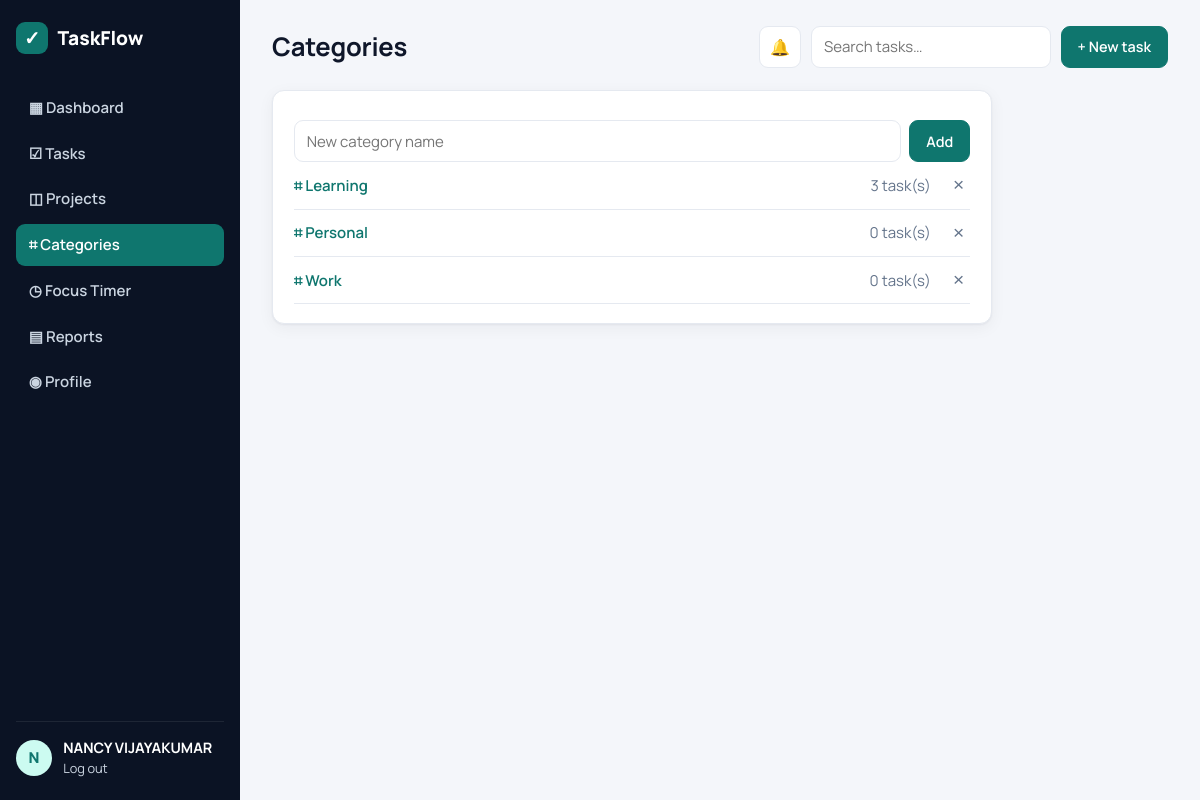
Screenshot of /categories/ (signed in) with the database file from the repository.
### tables this page shows
CREATE TABLE users (
  id INTEGER PRIMARY KEY AUTOINCREMENT,
  username TEXT UNIQUE NOT NULL,
  email TEXT UNIQUE NOT NULL,
  full_name TEXT DEFAULT '',
  password_hash TEXT NOT NULL,
  created_at TIMESTAMP DEFAULT CURRENT_TIMESTAMP
);

CREATE TABLE categories (
  id INTEGER PRIMARY KEY AUTOINCREMENT,
  user_id INTEGER NOT NULL REFERENCES users(id) ON DELETE CASCADE,
  name TEXT NOT NULL
);

### categories.py (the view, shortened to what this page needs)
@bp.route("/", methods=("GET", "POST"))
@login_required
def index():
    db = get_db()
    rows = db.execute("""SELECT c.*, COUNT(t.id) task_count FROM categories c LEFT JOIN tasks t ON t.category_id = c.id
                         WHERE c.user_id = ? GROUP BY c.id ORDER BY c.name""", (g.user["id"],)).fetchall()
    return render_template("categories.html", categories=rows)

### auth.py (called while the page is built)
def login_required(view):
    @functools.wraps(view)
    def wrapped(**kwargs):
        if g.user is None:
            flash("Please log in to continue.", "warning")
            return redirect(url_for("auth.login"))
        return view(**kwargs)
    return wrapped

@bp.before_app_request
def load_user():
    uid = session.get("user_id")
    g.user = get_db().execute("SELECT * FROM users WHERE id = ?", (uid,)).fetchone() if uid else None

### db.py (called while the page is built)
def get_db():
    if "db" not in g:
        g.db = sqlite3.connect(current_app.config["DATABASE"])
        g.db.row_factory = sqlite3.Row
        g.db.execute("PRAGMA foreign_keys = ON")
    return g.db

### templates/categories.html
{% extends "base.html" %}{% block title %}Categories{% endblock %}
{% block heading %}Categories{% endblock %}
{% block content %}
<div class="card narrow">
  <form method="post" class="inline-form"><input name="name" placeholder="New category name" required><button class="btn btn-primary">Add</button></form>
  {% for c in categories %}
  <div class="list-row">
    <a href="{{ url_for('tasks.list_tasks', category=c.id) }}">⌗ {{ c.name }}</a><span class="muted">{{ c.task_count }} task(s)</span>
    <form method="post" action="{{ url_for('categories.delete', cid=c.id) }}" onsubmit="return confirm('Delete category?')"><button class="link-x">×</button></form>
  </div>
  {% else %}<p class="muted">No categories.</p>{% endfor %}
</div>
{% endblock %}

### templates/base.html (shortened to what this page needs)
<!doctype html>
<html lang="en">
<head>
  <link rel="stylesheet" href="{{ url_for('static', filename='css/style.css') }}">
</head>
<body data-sounds="{{ url_for('static', filename='sounds/') }}">
{% if g.user %}
<div class="layout">
  <aside class="sidebar">
    <div class="brand"><span class="logo">✓</span> TaskFlow</div>
    {% set ep = request.endpoint or '' %}
    <nav>
      <a href="{{ url_for('dashboard.index') }}" class="{{ 'active' if ep.startswith('dashboard') }}">▦ Dashboard</a>
      <a href="{{ url_for('tasks.list_tasks') }}" class="{{ 'active' if ep.startswith('tasks') }}">☑ Tasks</a>
      <a href="{{ url_for('projects.list_projects') }}" class="{{ 'active' if ep.startswith('projects') }}">◫ Projects</a>
      <a href="{{ url_for('categories.index') }}" class="{{ 'active' if ep.startswith('categories') }}">⌗ Categories</a>
      <a href="{{ url_for('focus.index') }}" class="{{ 'active' if ep.startswith('focus') }}">◷ Focus Timer</a>
      <a href="{{ url_for('reports.index') }}" class="{{ 'active' if ep.startswith('reports') }}">▤ Reports</a>
      <a href="{{ url_for('profile.index') }}" class="{{ 'active' if ep.startswith('profile') }}">◉ Profile</a>
    </nav>
    <div class="sidebar-foot">
      <div class="avatar">{{ g.user['username'][0]|upper }}</div>
      <div><strong>{{ g.user['full_name'] or g.user['username'] }}</strong><a href="{{ url_for('auth.logout') }}">Log out</a></div>
    </div>
  </aside>
  <main class="content">
    <header class="topbar">
      <h1>{% block heading %}{% endblock %}</h1>
      <div class="topbar-actions">
        <button type="button" class="btn icon-btn" id="soundToggle" title="Sounds">🔊</button>
        <form action="{{ url_for('tasks.list_tasks') }}" class="search"><input name="q" placeholder="Search tasks…"></form>
        <a class="btn btn-primary" href="{{ url_for('tasks.edit') }}">+ New task</a>
      </div>
    </header>
    {% block content %}{% endblock %}
  </main>
</div>
{% else %}
<main class="auth-wrap">
  {% include "_flash.html" %}
  {% block auth %}{% endblock %}
</main>
{% endif %}
</body>
</html>

### static/css/style.css (style rules this page uses)
:root { --bg:#f4f6fa;--surface:#fff;--ink:#0f172a;--muted:#64748b;--line:#e5e9f0; --primary:#0f766e;--primary-ink:#fff;--primary-soft:#ccfbf1; --danger:#dc2626;--warn:#d97706;--ok:#16a34a;--info:#2563eb; --sidebar:#0b1324;--sidebar-ink:#cbd5e1; --radius:12px;--shadow:0 1px 2px rgba(15,23,42,.05),0 4px 16px rgba(15,23,42,.05); }
* { box-sizing:border-box }
body { margin:0;font-family:Manrope,system-ui,sans-serif;background:var(--bg);color:var(--ink);font-size:15px }
a { color:var(--primary);text-decoration:none }
h1,h2,h3 { margin:0 0 .6rem;letter-spacing:-.01em }
.muted { color:var(--muted) }
.layout { display:flex;min-height:100vh }
.sidebar { width:240px;background:var(--sidebar);color:var(--sidebar-ink);display:flex;flex-direction:column;padding:1.4rem 1rem;position:sticky;top:0;height:100vh }
.brand { display:flex;align-items:center;gap:.6rem;font-weight:800;font-size:1.2rem;color:#fff;margin-bottom:2rem }
.logo { display:grid;place-items:center;width:32px;height:32px;border-radius:9px;background:var(--primary);color:#fff }
.sidebar nav { display:flex;flex-direction:column;gap:.25rem;flex:1 }
.sidebar nav a { color:var(--sidebar-ink);padding:.65rem .8rem;border-radius:9px;font-weight:600 }
.sidebar nav a.active { background:var(--primary);color:#fff }
.sidebar-foot { display:flex;gap:.7rem;align-items:center;border-top:1px solid rgba(255,255,255,.08);padding-top:1rem }
.sidebar-foot strong { display:block;color:#fff;font-size:.9rem }
.sidebar-foot a { color:var(--sidebar-ink);font-size:.8rem }
.avatar { width:36px;height:36px;border-radius:50%;background:var(--primary-soft);color:var(--primary);display:grid;place-items:center;font-weight:800;flex-shrink:0 }
.content { flex:1;padding:1.6rem 2rem;max-width:1200px;min-width:0 }
.topbar { display:flex;justify-content:space-between;align-items:center;margin-bottom:1.4rem;gap:1rem;flex-wrap:wrap }
.topbar h1 { font-size:1.6rem;margin:0 }
.topbar-actions { display:flex;gap:.6rem }
.search input { width:240px }
.card { background:var(--surface);border:1px solid var(--line);border-radius:var(--radius);padding:1.2rem 1.3rem;box-shadow:var(--shadow);margin-bottom:1rem }
.btn { display:inline-flex;align-items:center;gap:.3rem;padding:.55rem 1rem;border-radius:9px;border:1px solid var(--line);background:var(--surface);color:var(--ink);font:inherit;font-weight:600;cursor:pointer;font-size:.9rem }
.btn-primary { background:var(--primary);border-color:var(--primary);color:var(--primary-ink) }
input,select,textarea { font:inherit;padding:.6rem .75rem;border:1px solid var(--line);border-radius:9px;background:#fff;color:var(--ink);width:100% }
.narrow { max-width:720px }
.link-x { background:none;border:0;color:var(--muted);font-size:1.2rem;cursor:pointer }
.inline-form { display:flex;gap:.5rem;margin-top:.6rem }
.inline-form input { flex:1 }
.list-row { display:flex;align-items:center;gap:1rem;padding:.7rem 0;border-bottom:1px solid var(--line) }
.list-row a { flex:1;font-weight:600 }
.icon-btn { padding:.5rem .65rem;font-size:1rem }

### rows the page displays
users: username "N", full_name "NANCY VIJAYAKUMAR"
categories: name "Learning", task_count "3"
categories: name "Personal", task_count "0"
categories: name "Work", task_count "0"
